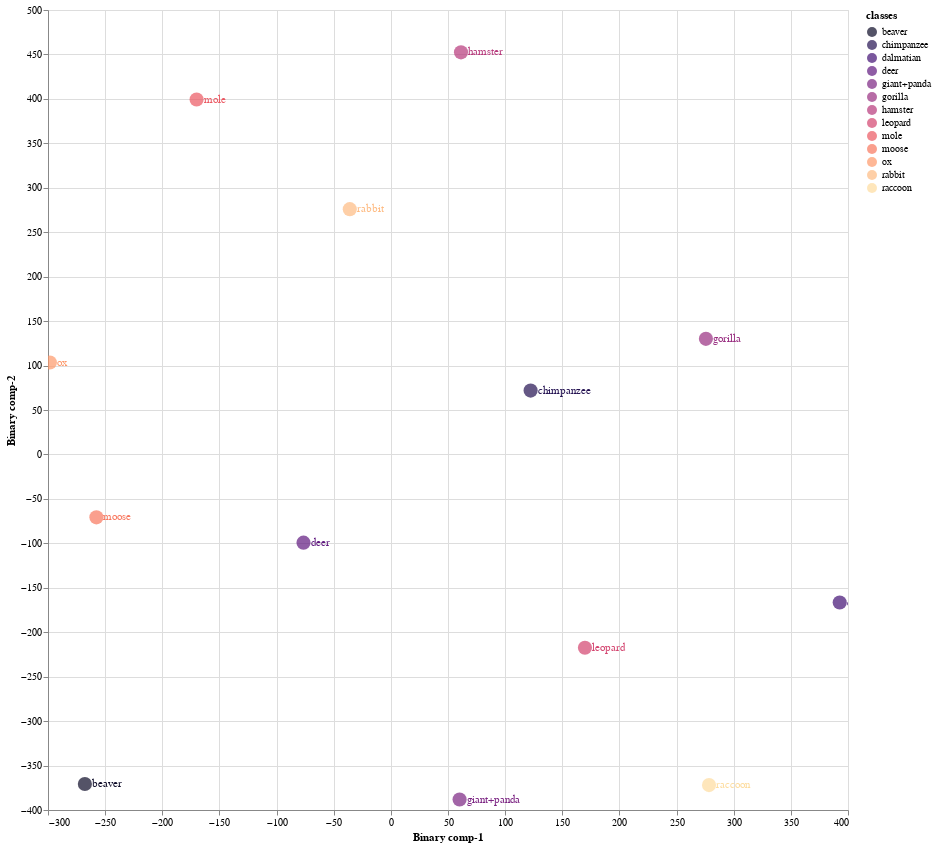
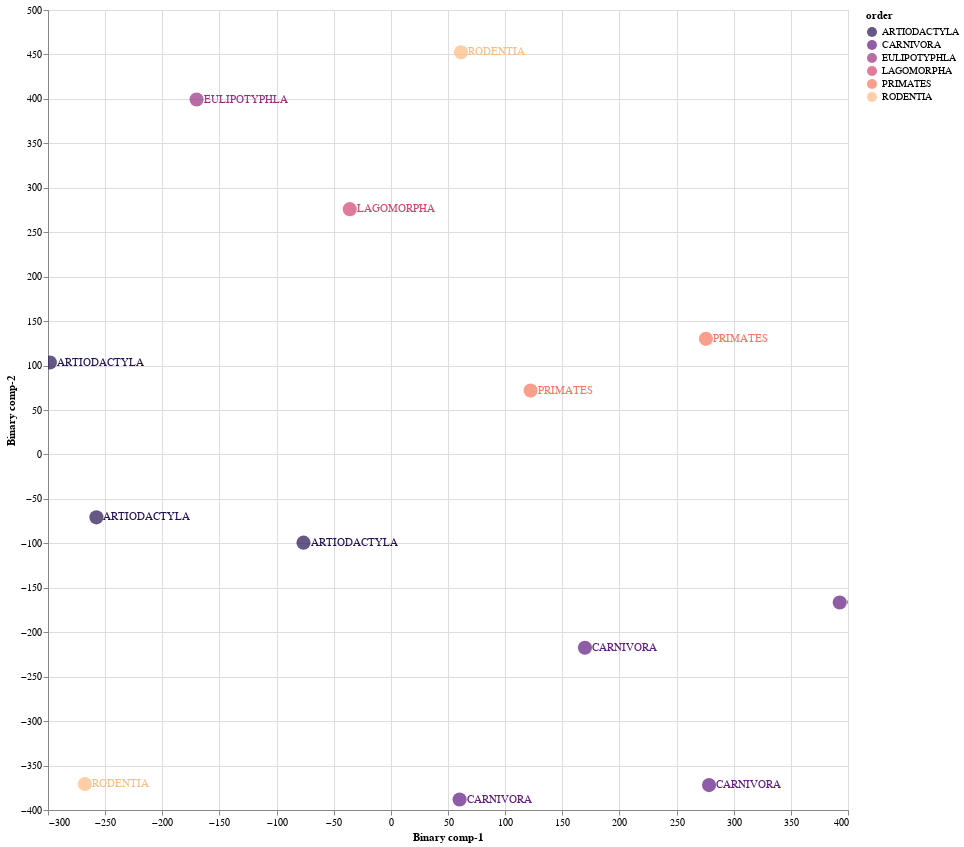

The notebook cell saved with these charts, in order:
### Markdown cell above
### 8.1 Train Validation Split 01

### Code cell
Train01 = CZSL(mode = "Train", 
               split = 1, 
               DNN = ProjectionNetwork1, 
               epochs = 40, 
               bs = 8, 
               numunits = 1024, 
               lr = 0.1, 
               optimiser = nn.Sigmoid(), 
               dropout = 0.2, 
               mom = 0, 
               wd = 0,  
               device = 'cuda', 
               checkpoint = CP1, 
               pred_type = 'Probabilistic', 
               dist_type = 'cosine')

#mode
#1. "Train" - Use Train Val split
#2. "Test" - For Unseen Test Data

#split
# 1 -Train/Val Split 1
# 2 -Train/Val Split 2
# 3 -Train/Val Split 2

#pred_type
#1. "Probabilistic" - continous real numbers giving probability for prdiction to be 1
#2. "Deterministic" - 1 or 0 prediction values

#dist_type
#1. euclidean
#2. cosine
#3. hamming
#4. jaccard

### Figure 1 — Vega-Lite specification as saved in the notebook (floating-point values rounded to 4 significant figures)
{"config": {"view": {"continuousWidth": 400, "continuousHeight": 300}}, "layer": [{"mark": {"type": "circle", "size": 200}, "encoding": {"color": {"field": "classes", "scale": {"scheme": "Magma"}, "type": "nominal"}, "x": {"field": "Binary comp-1", "type": "quantitative"}, "y": {"field": "Binary comp-2", "type": "quantitative"}}, "height": 800, "selection": {"selector005": {"type": "interval", "bind": "scales", "encodings": ["x", "y"]}}, "width": 800}, {"mark": {"type": "text", "align": "left", "baseline": "middle", "dx": 7}, "encoding": {"color": {"field": "classes", "scale": {"scheme": "Magma"}, "type": "nominal"}, "text": {"field": "classes", "type": "nominal"}, "x": {"field": "Binary comp-1", "type": "quantitative"}, "y": {"field": "Binary comp-2", "type": "quantitative"}}, "height": 800, "width": 800}], "data": {"name": "data-ffbb3458751c6b0d68b8d569be27eed1"}, "$schema": "https://vega.github.io/schema/vega-lite/v4.17.0.json", "datasets": {"data-ffbb3458751c6b0d68b8d569be27eed1": [{"Binary comp-1": -267.7, "Binary comp-2": -370.7, "classes": "beaver", "sciName": "Aplodontia_rufa", "animal_label": 4, "animal_class": "beaver", "mainCommonName": "Mountain Beaver", "otherCommonNames": "Boomer|Sewellel|Point Arena Mountain Beaver|Point Reyes Mountain Beaver", "class": "Mammalia", "infraclass": "Placentalia", "magnorder": "Boreoeutheria", "superorder": "Euarchontoglires", "order": "RODENTIA", "suborder": "SCIUROMORPHA", "infraorder": null, "parvorder": null, "superfamily": null, "family": "APLODONTIIDAE", "subfamily": null, "tribe": null, "genus": "Aplodontia"}, {"Binary comp-1": 392.7, "Binary comp-2": -166.6, "classes": "dalmatian", "sciName": "Canis_familiaris", "animal_label": 5, "animal_class": "dalmatian", "mainCommonName": "Domestic Dog", "otherCommonNames": "Dog|Dingo|Feral Dog|New Guinea Singing Dog|Village Dog", "class": "Mammalia", "infraclass": "Placentalia", "magnorder": "Boreoeutheria", "superorder": "Laurasiatheria", "order": "CARNIVORA", "suborder": "CANIFORMIA", "infraorder": "CANOIDEA", "parvorder": null, "superfamily": null, "family": "CANIDAE", "subfamily": null, "tribe": null, "genus": "Canis"}, {"Binary comp-1": -170.0, "Binary comp-2": 399.3, "classes": "mole", "sciName": "Talpa_altaica", "animal_label": 12, "animal_class": "mole", "mainCommonName": "Altai Mole", "otherCommonNames": "Siberian Mole", "class": "Mammalia", "infraclass": "Placentalia", "magnorder": "Boreoeutheria", "superorder": "Laurasiatheria", "order": "EULIPOTYPHLA", "suborder": null, "infraorder": null, "parvorder": null, "superfamily": null, "family": "TALPIDAE", "subfamily": "TALPINAE", "tribe": "TALPINI", "genus": "Talpa"}, {"Binary comp-1": 169.8, "Binary comp-2": -217.5, "classes": "leopard", "sciName": "Panthera_pardus", "animal_label": 15, "animal_class": "leopard", "mainCommonName": "Leopard", "otherCommonNames": "Panther", "class": "Mammalia", "infraclass": "Placentalia", "magnorder": "Boreoeutheria", "superorder": "Laurasiatheria", "order": "CARNIVORA", "suborder": "FELIFORMIA", "infraorder": "FELOIDEA", "parvorder": null, "superfamily": null, "family": "FELIDAE", "subfamily": "PANTHERINAE", "tribe": null, "genus": "Panthera"}, {"Binary comp-1": -257.6, "Binary comp-2": -70.78, "classes": "moose", "sciName": "Alces_alces", "animal_label": 16, "animal_class": "moose", "mainCommonName": "Moose", "otherCommonNames": "Elk|Eurasian Elk|Caucasian Moose", "class": "Mammalia", "infraclass": "Placentalia", "magnorder": "Boreoeutheria", "superorder": "Laurasiatheria", "order": "ARTIODACTYLA", "suborder": "RUMINANTIA", "infraorder": "PECORA", "parvorder": null, "superfamily": null, "family": "CERVIDAE", "subfamily": "CAPREOLINAE", "tribe": "ALCEINI", "genus": "Alces"}, {"Binary comp-1": 275.7, "Binary comp-2": 130.0, "classes": "gorilla", "sciName": "Gorilla_gorilla", "animal_label": 20, "animal_class": "gorilla", "mainCommonName": "Western Gorilla", "otherCommonNames": "Lowland Gorilla|Cross River Gorilla|Western Lowland Gorilla", "class": "Mammalia", "infraclass": "Placentalia", "magnorder": "Boreoeutheria", "superorder": "Euarchontoglires", "order": "PRIMATES", "suborder": "HAPLORHINI", "infraorder": "SIMIIFORMES", "parvorder": "CATARRHINI", "superfamily": "HOMINOIDEA", "family": "HOMINIDAE", "subfamily": "HOMININAE", "tribe": null, "genus": "Gorilla"}, {"Binary comp-1": -298.4, "Binary comp-2": 103.4, "classes": "ox", "sciName": "Bos_sauveli", "animal_label": 21, "animal_class": "ox", "mainCommonName": "Kouprey", "otherCommonNames": "Gray Ox|Indochinese Forest Ox", "class": "Mammalia", "infraclass": "Placentalia", "magnorder": "Boreoeutheria", "superorder": "Laurasiatheria", "order": "ARTIODACTYLA", "suborder": "RUMINANTIA", "infraorder": "PECORA", "parvorder": null, "superfamily": null, "family": "BOVIDAE", "subfamily": "BOVINAE", "tribe": "BOVINI", "genus": "Bos"}, {"Binary comp-1": 122.3, "Binary comp-2": 71.86, "classes": "chimpanzee", "sciName": "Pan_troglodytes", "animal_label": 25, "animal_class": "chimpanzee", "mainCommonName": "Chimpanzee", "otherCommonNames": "Chimpanzee|Common Chimpanzee|Robust Chimpanzee|Central Chimpanzee|Eastern Chimpanzee|Nigeria-Cameroon Chimpanzee|Western Chimpanzee", "class": "Mammalia", "infraclass": "Placentalia", "magnorder": "Boreoeutheria", "superorder": "Euarchontoglires", "order": "PRIMATES", "suborder": "HAPLORHINI", "infraorder": "SIMIIFORMES", "parvorder": "CATARRHINI", "superfamily": "HOMINOIDEA", "family": "HOMINIDAE", "subfamily": "HOMININAE", "tribe": null, "genus": "Pan"}, {"Binary comp-1": 61.37, "Binary comp-2": 452.3, "classes": "hamster", "sciName": "Mesocricetus_brandti", "animal_label": 26, "animal_class": "hamster", "mainCommonName": "Brandt's Hamster", "otherCommonNames": "Turkish Hamster", "class": "Mammalia", "infraclass": "Placentalia", "magnorder": "Boreoeutheria", "superorder": "Euarchontoglires", "order": "RODENTIA", "suborder": "SUPRAMYOMORPHA", "infraorder": "MYOMORPHI", "parvorder": null, "superfamily": "MUROIDEA", "family": "CRICETIDAE", "subfamily": "CRICETINAE", "tribe": null, "genus": "Mesocricetus"}, {"Binary comp-1": -35.94, "Binary comp-2": 275.9, "classes": "rabbit", "sciName": "Pentalagus_furnessi", "animal_label": 29, "animal_class": "rabbit", "mainCommonName": "Amami Rabbit", "otherCommonNames": "Ryukyu Rabbit", "class": "Mammalia", "infraclass": "Placentalia", "magnorder": "Boreoeutheria", "superorder": "Euarchontoglires", "order": "LAGOMORPHA", "suborder": null, "infraorder": null, "parvorder": null, "superfamily": null, "family": "LEPORIDAE", "subfamily": null, "tribe": null, "genus": "Pentalagus"}, {"Binary comp-1": 60.14, "Binary comp-2": -388.2, "classes": "giant+panda", "sciName": "Ailuropoda_melanoleuca", "animal_label": 39, "animal_class": "giant+panda", "mainCommonName": "Giant Panda", "otherCommonNames": "Da Xiong Mao", "class": "Mammalia", "infraclass": "Placentalia", "magnorder": "Boreoeutheria", "superorder": "Laurasiatheria", "order": "CARNIVORA", "suborder": "CANIFORMIA", "infraorder": "ARCTOIDEA", "parvorder": null, "superfamily": "URSOIDEA", "family": "URSIDAE", "subfamily": "AILUROPODINAE", "tribe": null, "genus": "Ailuropoda"}, {"Binary comp-1": -76.43, "Binary comp-2": -99.27, "classes": "deer", "sciName": "Hydropotes_inermis", "animal_label": 40, "animal_class": "deer", "mainCommonName": "Chinese Water Deer", "otherCommonNames": null, "class": "Mammalia", "infraclass": "Placentalia", "magnorder": "Boreoeutheria", "superorder": "Laurasiatheria", "order": "ARTIODACTYLA", "suborder": "RUMINANTIA", "infraorder": "PECORA", "parvorder": null, "superfamily": null, "family": "CERVIDAE", "subfamily": "CAPREOLINAE", "tribe": "CAPREOLINI", "genus": "Hydropotes"}, {"Binary comp-1": 278.4, "Binary comp-2": -372.0, "classes": "raccoon", "sciName": "Procyon_lotor", "animal_label": 48, "animal_class": "raccoon", "mainCommonName": "Northern Raccoon", "otherCommonNames": "Common Raccoon", "class": "Mammalia", "infraclass": "Placentalia", "magnorder": "Boreoeutheria", "superorder": "Laurasiatheria", "order": "CARNIVORA", "suborder": "CANIFORMIA", "infraorder": "ARCTOIDEA", "parvorder": null, "superfamily": "MUSTELOIDEA", "family": "PROCYONIDAE", "subfamily": null, "tribe": null, "genus": "Procyon"}]}}

### Figure 2 — Vega-Lite specification as saved in the notebook (floating-point values rounded to 4 significant figures)
{"config": {"view": {"continuousWidth": 400, "continuousHeight": 300}}, "layer": [{"mark": {"type": "circle", "size": 200}, "encoding": {"color": {"field": "order", "scale": {"scheme": "Magma"}, "type": "nominal"}, "x": {"field": "Binary comp-1", "type": "quantitative"}, "y": {"field": "Binary comp-2", "type": "quantitative"}}, "height": 800, "selection": {"selector006": {"type": "interval", "bind": "scales", "encodings": ["x", "y"]}}, "width": 800}, {"mark": {"type": "text", "align": "left", "baseline": "middle", "dx": 7}, "encoding": {"color": {"field": "order", "scale": {"scheme": "Magma"}, "type": "nominal"}, "text": {"field": "order", "type": "nominal"}, "x": {"field": "Binary comp-1", "type": "quantitative"}, "y": {"field": "Binary comp-2", "type": "quantitative"}}, "height": 800, "width": 800}], "data": {"name": "data-ffbb3458751c6b0d68b8d569be27eed1"}, "$schema": "https://vega.github.io/schema/vega-lite/v4.17.0.json", "datasets": {"data-ffbb3458751c6b0d68b8d569be27eed1": [{"Binary comp-1": -267.7, "Binary comp-2": -370.7, "classes": "beaver", "sciName": "Aplodontia_rufa", "animal_label": 4, "animal_class": "beaver", "mainCommonName": "Mountain Beaver", "otherCommonNames": "Boomer|Sewellel|Point Arena Mountain Beaver|Point Reyes Mountain Beaver", "class": "Mammalia", "infraclass": "Placentalia", "magnorder": "Boreoeutheria", "superorder": "Euarchontoglires", "order": "RODENTIA", "suborder": "SCIUROMORPHA", "infraorder": null, "parvorder": null, "superfamily": null, "family": "APLODONTIIDAE", "subfamily": null, "tribe": null, "genus": "Aplodontia"}, {"Binary comp-1": 392.7, "Binary comp-2": -166.6, "classes": "dalmatian", "sciName": "Canis_familiaris", "animal_label": 5, "animal_class": "dalmatian", "mainCommonName": "Domestic Dog", "otherCommonNames": "Dog|Dingo|Feral Dog|New Guinea Singing Dog|Village Dog", "class": "Mammalia", "infraclass": "Placentalia", "magnorder": "Boreoeutheria", "superorder": "Laurasiatheria", "order": "CARNIVORA", "suborder": "CANIFORMIA", "infraorder": "CANOIDEA", "parvorder": null, "superfamily": null, "family": "CANIDAE", "subfamily": null, "tribe": null, "genus": "Canis"}, {"Binary comp-1": -170.0, "Binary comp-2": 399.3, "classes": "mole", "sciName": "Talpa_altaica", "animal_label": 12, "animal_class": "mole", "mainCommonName": "Altai Mole", "otherCommonNames": "Siberian Mole", "class": "Mammalia", "infraclass": "Placentalia", "magnorder": "Boreoeutheria", "superorder": "Laurasiatheria", "order": "EULIPOTYPHLA", "suborder": null, "infraorder": null, "parvorder": null, "superfamily": null, "family": "TALPIDAE", "subfamily": "TALPINAE", "tribe": "TALPINI", "genus": "Talpa"}, {"Binary comp-1": 169.8, "Binary comp-2": -217.5, "classes": "leopard", "sciName": "Panthera_pardus", "animal_label": 15, "animal_class": "leopard", "mainCommonName": "Leopard", "otherCommonNames": "Panther", "class": "Mammalia", "infraclass": "Placentalia", "magnorder": "Boreoeutheria", "superorder": "Laurasiatheria", "order": "CARNIVORA", "suborder": "FELIFORMIA", "infraorder": "FELOIDEA", "parvorder": null, "superfamily": null, "family": "FELIDAE", "subfamily": "PANTHERINAE", "tribe": null, "genus": "Panthera"}, {"Binary comp-1": -257.6, "Binary comp-2": -70.78, "classes": "moose", "sciName": "Alces_alces", "animal_label": 16, "animal_class": "moose", "mainCommonName": "Moose", "otherCommonNames": "Elk|Eurasian Elk|Caucasian Moose", "class": "Mammalia", "infraclass": "Placentalia", "magnorder": "Boreoeutheria", "superorder": "Laurasiatheria", "order": "ARTIODACTYLA", "suborder": "RUMINANTIA", "infraorder": "PECORA", "parvorder": null, "superfamily": null, "family": "CERVIDAE", "subfamily": "CAPREOLINAE", "tribe": "ALCEINI", "genus": "Alces"}, {"Binary comp-1": 275.7, "Binary comp-2": 130.0, "classes": "gorilla", "sciName": "Gorilla_gorilla", "animal_label": 20, "animal_class": "gorilla", "mainCommonName": "Western Gorilla", "otherCommonNames": "Lowland Gorilla|Cross River Gorilla|Western Lowland Gorilla", "class": "Mammalia", "infraclass": "Placentalia", "magnorder": "Boreoeutheria", "superorder": "Euarchontoglires", "order": "PRIMATES", "suborder": "HAPLORHINI", "infraorder": "SIMIIFORMES", "parvorder": "CATARRHINI", "superfamily": "HOMINOIDEA", "family": "HOMINIDAE", "subfamily": "HOMININAE", "tribe": null, "genus": "Gorilla"}, {"Binary comp-1": -298.4, "Binary comp-2": 103.4, "classes": "ox", "sciName": "Bos_sauveli", "animal_label": 21, "animal_class": "ox", "mainCommonName": "Kouprey", "otherCommonNames": "Gray Ox|Indochinese Forest Ox", "class": "Mammalia", "infraclass": "Placentalia", "magnorder": "Boreoeutheria", "superorder": "Laurasiatheria", "order": "ARTIODACTYLA", "suborder": "RUMINANTIA", "infraorder": "PECORA", "parvorder": null, "superfamily": null, "family": "BOVIDAE", "subfamily": "BOVINAE", "tribe": "BOVINI", "genus": "Bos"}, {"Binary comp-1": 122.3, "Binary comp-2": 71.86, "classes": "chimpanzee", "sciName": "Pan_troglodytes", "animal_label": 25, "animal_class": "chimpanzee", "mainCommonName": "Chimpanzee", "otherCommonNames": "Chimpanzee|Common Chimpanzee|Robust Chimpanzee|Central Chimpanzee|Eastern Chimpanzee|Nigeria-Cameroon Chimpanzee|Western Chimpanzee", "class": "Mammalia", "infraclass": "Placentalia", "magnorder": "Boreoeutheria", "superorder": "Euarchontoglires", "order": "PRIMATES", "suborder": "HAPLORHINI", "infraorder": "SIMIIFORMES", "parvorder": "CATARRHINI", "superfamily": "HOMINOIDEA", "family": "HOMINIDAE", "subfamily": "HOMININAE", "tribe": null, "genus": "Pan"}, {"Binary comp-1": 61.37, "Binary comp-2": 452.3, "classes": "hamster", "sciName": "Mesocricetus_brandti", "animal_label": 26, "animal_class": "hamster", "mainCommonName": "Brandt's Hamster", "otherCommonNames": "Turkish Hamster", "class": "Mammalia", "infraclass": "Placentalia", "magnorder": "Boreoeutheria", "superorder": "Euarchontoglires", "order": "RODENTIA", "suborder": "SUPRAMYOMORPHA", "infraorder": "MYOMORPHI", "parvorder": null, "superfamily": "MUROIDEA", "family": "CRICETIDAE", "subfamily": "CRICETINAE", "tribe": null, "genus": "Mesocricetus"}, {"Binary comp-1": -35.94, "Binary comp-2": 275.9, "classes": "rabbit", "sciName": "Pentalagus_furnessi", "animal_label": 29, "animal_class": "rabbit", "mainCommonName": "Amami Rabbit", "otherCommonNames": "Ryukyu Rabbit", "class": "Mammalia", "infraclass": "Placentalia", "magnorder": "Boreoeutheria", "superorder": "Euarchontoglires", "order": "LAGOMORPHA", "suborder": null, "infraorder": null, "parvorder": null, "superfamily": null, "family": "LEPORIDAE", "subfamily": null, "tribe": null, "genus": "Pentalagus"}, {"Binary comp-1": 60.14, "Binary comp-2": -388.2, "classes": "giant+panda", "sciName": "Ailuropoda_melanoleuca", "animal_label": 39, "animal_class": "giant+panda", "mainCommonName": "Giant Panda", "otherCommonNames": "Da Xiong Mao", "class": "Mammalia", "infraclass": "Placentalia", "magnorder": "Boreoeutheria", "superorder": "Laurasiatheria", "order": "CARNIVORA", "suborder": "CANIFORMIA", "infraorder": "ARCTOIDEA", "parvorder": null, "superfamily": "URSOIDEA", "family": "URSIDAE", "subfamily": "AILUROPODINAE", "tribe": null, "genus": "Ailuropoda"}, {"Binary comp-1": -76.43, "Binary comp-2": -99.27, "classes": "deer", "sciName": "Hydropotes_inermis", "animal_label": 40, "animal_class": "deer", "mainCommonName": "Chinese Water Deer", "otherCommonNames": null, "class": "Mammalia", "infraclass": "Placentalia", "magnorder": "Boreoeutheria", "superorder": "Laurasiatheria", "order": "ARTIODACTYLA", "suborder": "RUMINANTIA", "infraorder": "PECORA", "parvorder": null, "superfamily": null, "family": "CERVIDAE", "subfamily": "CAPREOLINAE", "tribe": "CAPREOLINI", "genus": "Hydropotes"}, {"Binary comp-1": 278.4, "Binary comp-2": -372.0, "classes": "raccoon", "sciName": "Procyon_lotor", "animal_label": 48, "animal_class": "raccoon", "mainCommonName": "Northern Raccoon", "otherCommonNames": "Common Raccoon", "class": "Mammalia", "infraclass": "Placentalia", "magnorder": "Boreoeutheria", "superorder": "Laurasiatheria", "order": "CARNIVORA", "suborder": "CANIFORMIA", "infraorder": "ARCTOIDEA", "parvorder": null, "superfamily": "MUSTELOIDEA", "family": "PROCYONIDAE", "subfamily": null, "tribe": null, "genus": "Procyon"}]}}
